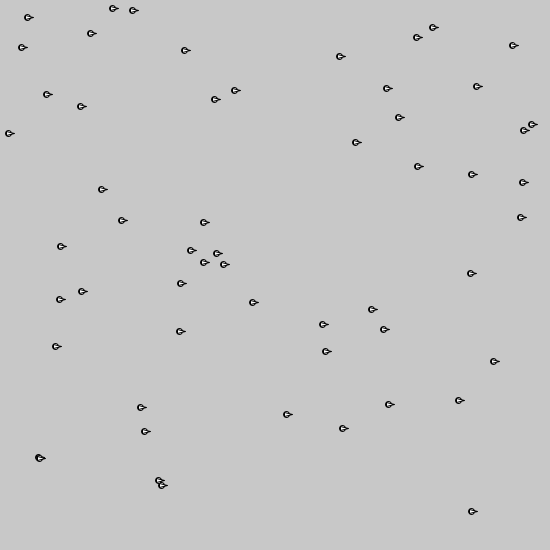
Frame 1 (no input)
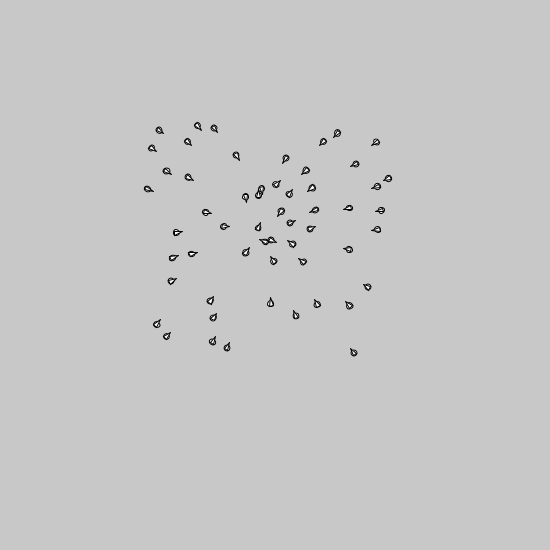
Frame 60 (the mouse pressed at the canvas centre just before this capture)
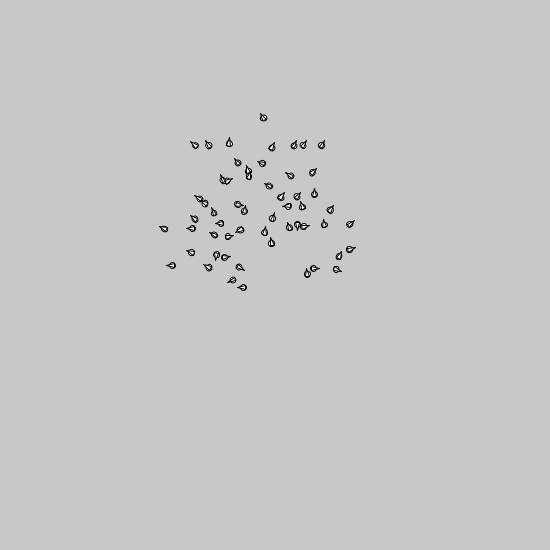
Frame 120 (the mouse held since frame 60 and released just before this capture)

The Processing sketch that drew these frames (run headless with seeded random() and noise(); from frame 60 on, the mouse is pressed at the canvas centre):

// Processing sketch: processing_97552
// ── processing_97552.pde

//NOTE TO SELF: DL code off openprocessing when you decide to
//continue this project from where you left off.
ArrayList<Boid> boids = new ArrayList<Boid>();
int NUM_BOIDS = 56;
final int SCREEN_SIZE = 550;
final int MAX_SPEED = 2;
//LOWER = STRONGER ATTRACT
final float ATTRACT_STR = 250;
//HIGHER = STRONGER REPEL
final float REPEL_STR = 0.5;
//LOWER = STRONGER CONFORM
final float CONFORM_STR = 50;
//LOWER = STRONGER MOUSE
final float MOUSE_STR = 250;
//HIGHER = STRONGER EDGE
final float EDGE_STR = 0.05;
boolean special, special2;
//Values of finals should be OK for 50 boids, shoot for 40-50 boids
float[] d1x = {
  50, 50, 50, 50, 50, 50, 75, 100, 125, 150, //l
  200, 200, 200, 200, 200, 200, //i
  350, 325, 300, 275, 250, 250, 250, 275, 300, 325, 350, 350, 350, 350, 325, 300, 275, 250, //s
  400, 425, 450, 475, 500, 400, 425, 450, 475, 500, 400, 400, 400, 400, 500, 500, 500, 500, //a
  530, 530, 530, 520 //,
};
float[] d1y = {
  50, 80, 110, 140, 170, 200, 200, 200, 200, 200, //10
  50, 80, 110, 140, 170, 200, //6
  50, 50, 50, 50, 50, 80, 110, 110, 110, 110, 110, 140, 170, 200, 200, 200, 200, 200, //18
  50, 50, 50, 50, 50, 110, 110, 110, 110, 110, 80, 140, 170, 200, 80, 140, 170, 200, //18
  200, 210, 220, 230
};

float[] d2x = {
  470, 500, 530, 530, 530, 500, 500, 500, 505, 495, //?
  350, 350, 350, 350, 370, 390, 390, 390, 390, 410, 430, 430, 430, 430, //m
  250, 250, 250, 250, 270, 290, 310, 310, 310, 310, 290, 270, //o
  150, 150, 150, 150, 170, 190, 210, //r
  50, 50, 50, 50, 50, 50, 70, 90, 110, 110, 110, 90, 70 //p
};

float [] d2y = {
  250, 250, 250, 280, 310, 310, 340, 390, 400, 400, //6
  400, 370, 340, 310, 310, 310, 340, 370, 400, 310, 310, 340, 370, 400, //14
  310, 340, 370, 400, 400, 400, 400, 370, 340, 310, 310, 310, //12
  400, 370, 340, 310, 310, 310, 310, //7
  250, 280, 310, 340, 370, 400, 250, 250, 250, 280, 310, 310, 310 //15
};
void setup() {
  size(550, 550);
  int count = 0;
  for (int i = 0; i < NUM_BOIDS; i++) {
    PVector pos = new PVector(random(SCREEN_SIZE), random(SCREEN_SIZE), 0);
    PVector vel = new PVector(0, 0, 0);
    PVector dest1 = new PVector(d1x[count]-5, d1y[count]+150, 0);
    PVector dest2 = new PVector(d2x[count] - 15, d2y[count]-50, 0);
    count++;
    boids.add(new Boid(pos, vel, dest1, dest2));
  }
  special = false;
  special2 = false;
}

void draw() {
  background(200);
  PVector absCenter = getAbsCenter();
  PVector absAvgVel = getAbsAvgVel();
  PVector mousePos = new PVector(mouseX, mouseY, 0);
  for (Boid boid:boids) {
    PVector pos = boid.getPos();
    PVector vel = boid.getVel();
    //ellipse(pos.x, pos.y, 2, 2);
    render(pos, vel);
    if (!special) {
      PVector a, b, c, d, e;
      a = rule1(boid, absCenter);
      b = rule2(boid);
      c = rule3(boid, absAvgVel);
      d = rule4(boid, mousePos);
      e = rule5(boid);
      vel.set(vel.x + a.x + b.x + c.x + d.x + e.x, vel.y + a.y + b.y + c.y + d.y + e.y, 0);
    }
    else {
      PVector z;
      z = rule6(boid);
      vel.set(vel.x + z.x, vel.y + z.y, 0);
    }
    if (vel.mag() > MAX_SPEED) {
      /**
       vel.normalize();
       vel = PVector.mult(vel, MAX_SPEED);
       **/
      vel.mult(0.8);
    }
    vel.mult(random(0.99, 1.0));
    pos = PVector.add(pos, vel);
    boid.setPos(pos);
    boid.setVel(vel);
  }
}


void render(PVector pos, PVector vel) {
  pushMatrix();
  translate(pos.x, pos.y);
  rotate(atan2(vel.y, vel.x));
  ellipse(0, 0, 6, 6);
  beginShape();
  vertex(6, 0);
  vertex(-2, 2);
  vertex(-2, -2);
  vertex(6, 0);
  endShape();
  popMatrix();
}
/**
 void mouseClicked() {
 boids.add(new Boid(new PVector(mouseX, mouseY, 0), new PVector(0, 0, 0), new PVector(0, 0, 0), new PVector(0, 0, 0)));
 NUM_BOIDS++;
 }
 **/
//Attract
PVector rule1(Boid b, PVector absCenter) {
  PVector perCenter = PVector.sub(absCenter, b.getPos());
  perCenter.div(NUM_BOIDS - 1);
  PVector dis = PVector.sub(perCenter, b.getPos());
  if (dis.mag() > ATTRACT_STR / 10) {
    return PVector.div(dis, ATTRACT_STR);
  }
  return new PVector(0, 0, 0);
}

//Repel
PVector rule2(Boid b) {

  PVector vel = new PVector(0, 0, 0);
  for (Boid boid:boids) {
    PVector dis = PVector.sub(b.getPos(), boid.getPos());
    float mag = dis.mag();
    if (mag != 0) {
      mag = REPEL_STR / mag;
      dis.normalize();
      dis.mult(mag);
      vel.add(dis);
    }
  }
  return vel;

  /**
   PVector vel = new PVector(0, 0, 0);
   for(Boid boid:boids) {
   PVector dis = PVector.sub(b.getPos(), boid.getPos());
   if (dis.mag() < REPEL_STR * 10) {
   vel = PVector.add(vel, dis);
   }
   }
   return vel;
   **/
}

//Conform
PVector rule3(Boid b, PVector absAvgVel) {
  PVector perAvgVel = PVector.sub(absAvgVel, b.getVel());
  perAvgVel.div(NUM_BOIDS - 1);
  return PVector.div(perAvgVel, CONFORM_STR);
}

//Mouse
PVector rule4(Boid b, PVector mousePos) {
  PVector dis = PVector.sub(mousePos, b.getPos());
  if (dis.mag() < 50) {
    dis.mult(-1);
    return PVector.div(dis, MOUSE_STR);
  }
  return new PVector(0, 0, 0);
}

//Edge
PVector rule5(Boid b) {
  PVector pos = b.getPos();
  PVector force = new PVector(0, 0, 0);
  if (pos.x < SCREEN_SIZE * 0.05) {
    force.add(new PVector(EDGE_STR, 0, 0));
  }
  if (pos.x > SCREEN_SIZE * 0.95) {
    force.add(new PVector(-EDGE_STR, 0, 0));
  }
  if (pos.y < SCREEN_SIZE * 0.05) {
    force.add(new PVector(0, EDGE_STR, 0));
  }
  if (pos.y > SCREEN_SIZE * 0.95) {
    force.add(new PVector(0, -EDGE_STR, 0));
  }
  return force;
}

PVector rule6(Boid b) {
  PVector d = special2 ? b.getDest2() : b.getDest1();
  PVector disp = PVector.sub(d, b.getPos());
  return PVector.mult(disp, 0.025);
  //return disp;
}

PVector getAbsCenter() {
  float sumX = 0;
  float sumY = 0;
  for (Boid boid:boids) {
    sumX += boid.getPos().x;
    sumY += boid.getPos().y;
  }
  return new PVector(sumX, sumY);
}

PVector getAbsAvgVel() {
  float sumX = 0;
  float sumY = 0;
  for (Boid boid:boids) {
    sumX += boid.getVel().x;
    sumY += boid.getVel().y;
  }
  return new PVector(sumX, sumY);
}

void keyPressed() {
  if (key == 'a') {
    special = !special;
  }
  if (key == 's' && special) {
    special2 = !special2;
  }
}

class Boid {
  
  PVector position;
  PVector velocity;
  PVector dest1, dest2; //special
  
  Boid(PVector position, PVector velocity, PVector dest1, PVector dest2) {
    this.position = position;
    this.velocity = velocity;
    this.dest1 = dest1;
    this.dest2 = dest2;
  }
  
  PVector getPos() {return position;}
  PVector getVel() {return velocity;}
  PVector getDest1() {return dest1;}
  PVector getDest2() {return dest2;}
  void setPos(PVector position) {this.position = position;}
  void setVel(PVector velocity) {this.velocity = velocity;}
  
}
